Frame 1 (no input): blank canvas, image omitted
Frame 60 (the mouse pressed at the canvas centre just before this capture): blank canvas, image omitted
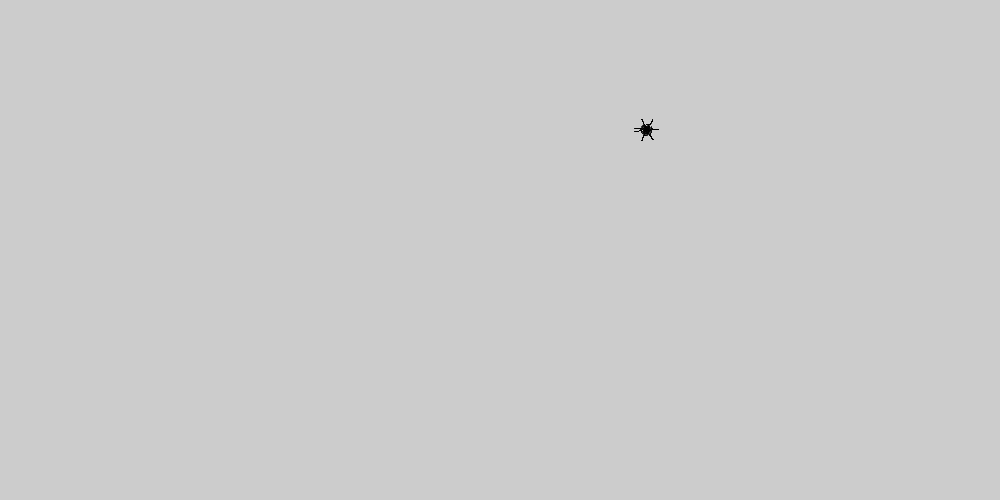
Frame 120 (the mouse held since frame 60 and released just before this capture)

The Processing sketch whose frames 1 and 60 were blank and that drew this single picture after the mouse press (run headless with seeded random() and noise(); from frame 60 on, the mouse is pressed at the canvas centre):

// Processing sketch: sketch_3conssitenciaDegradeBolhaObjetoSEspiral
// ── sketch_3conssitenciaDegradeBolhaObjetoSEspiral.pde
Bubble [] bubbles;
Bubble nBubble;
int c;


void setup(){
  size(1000,500);
  bubbles = new Bubble[0];
  genBub();
}

void draw(){
  
  bubbles[bubbles.length-1].update();
  bubbles[bubbles.length-1].dNIt();
  
  
  
}

void genBub(){
  nBubble = new Bubble(random(width), random(height));
  bubbles = (Bubble []) append(bubbles, nBubble);
}

class Bubble {
  float angle, angleAdd,  rAngleAdd, xPos, yPos, xDotPos, yDotPos;
  float c = .1;
  float a, r, rBegin, rMaxSize;
  
  Bubble(float x, float y){
    xPos = x;
    yPos = y;
    rMaxSize = random(10, 200);
    
  }
  
  void update(){
    if(mousePressed == false) rBegin = random(-PI, PI);
    rAngleAdd = random(.001, 1);
    //c*= 2;
    //angleAdd += 0.005*c;  
    //angleAdd = 0.005*(map(r, 0, rMaxSize, 5000,  0));
    //angleAdd += 0.005*(cos(map(r, 0, rMaxSize, 0,  PI)));
    //angleAdd = (cos(map(r, 0, rMaxSize, 0,  PI)));
    angleAdd = (cos(map(r, 0, rMaxSize, 0,  HALF_PI)));
    angleAdd = abs(angleAdd);
    if(angleAdd <= .001 && angleAdd >= 0) angleAdd = .001; // só pode receber valores positivos!! 
    //angleAdd = (cos(map(r, 0, rMaxSize, 0,  PI/2)));  // este é oque funciona melhor!!
  }
  
  void dNIt(){
      //stroke(0, map(r, 0, rMaxSize, 0,  100));
      for(float i = -PI + rBegin ; i < PI + rBegin; i += angleAdd){ //<>//
      
      xDotPos = (cos(i)* r) + (xPos);
      yDotPos = (sin(i)* r) + (yPos);
      
      point(xDotPos, yDotPos);
      
    }
    r += .1;
    if(r >= rMaxSize){
    genBub();
    println("ok");
    }
  }
  
}
/*
void mousePressed(){
  genBub();
  println("ok");
}*/
